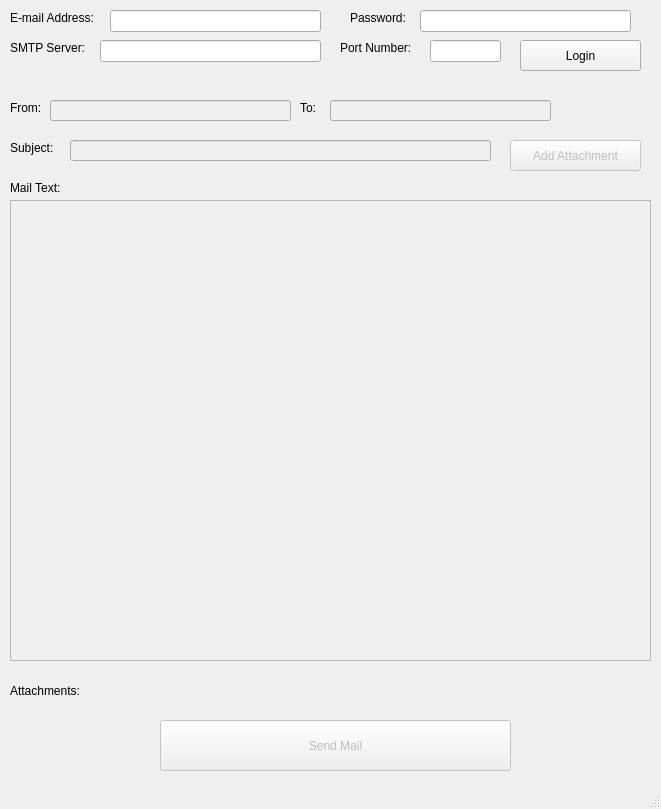
<?xml version="1.0" encoding="UTF-8"?>
<ui version="4.0">
 <class>MainWindow</class>
 <widget class="QMainWindow" name="MainWindow">
  <property name="geometry">
   <rect>
    <x>0</x>
    <y>0</y>
    <width>661</width>
    <height>809</height>
   </rect>
  </property>
  <property name="windowTitle">
   <string>MainWindow</string>
  </property>
  <widget class="QWidget" name="centralwidget">
   <widget class="QLabel" name="lMail">
    <property name="geometry">
     <rect>
      <x>10</x>
      <y>10</y>
      <width>91</width>
      <height>16</height>
     </rect>
    </property>
    <property name="text">
     <string>E-mail Address:</string>
    </property>
   </widget>
   <widget class="QLineEdit" name="leMail">
    <property name="geometry">
     <rect>
      <x>110</x>
      <y>10</y>
      <width>211</width>
      <height>22</height>
     </rect>
    </property>
   </widget>
   <widget class="QLabel" name="lPassowrd">
    <property name="geometry">
     <rect>
      <x>350</x>
      <y>10</y>
      <width>91</width>
      <height>16</height>
     </rect>
    </property>
    <property name="text">
     <string>Password:</string>
    </property>
   </widget>
   <widget class="QLineEdit" name="lePassword">
    <property name="geometry">
     <rect>
      <x>420</x>
      <y>10</y>
      <width>211</width>
      <height>22</height>
     </rect>
    </property>
    <property name="echoMode">
     <enum>QLineEdit::Password</enum>
    </property>
   </widget>
   <widget class="QLabel" name="lSMTP">
    <property name="geometry">
     <rect>
      <x>10</x>
      <y>40</y>
      <width>91</width>
      <height>16</height>
     </rect>
    </property>
    <property name="text">
     <string>SMTP Server:</string>
    </property>
   </widget>
   <widget class="QLineEdit" name="leSMTP">
    <property name="geometry">
     <rect>
      <x>100</x>
      <y>40</y>
      <width>221</width>
      <height>22</height>
     </rect>
    </property>
   </widget>
   <widget class="QLabel" name="lPort">
    <property name="geometry">
     <rect>
      <x>340</x>
      <y>40</y>
      <width>91</width>
      <height>16</height>
     </rect>
    </property>
    <property name="text">
     <string>Port Number:</string>
    </property>
   </widget>
   <widget class="QLineEdit" name="lePort">
    <property name="geometry">
     <rect>
      <x>430</x>
      <y>40</y>
      <width>71</width>
      <height>22</height>
     </rect>
    </property>
   </widget>
   <widget class="QPushButton" name="btnLogin">
    <property name="geometry">
     <rect>
      <x>520</x>
      <y>40</y>
      <width>121</width>
      <height>31</height>
     </rect>
    </property>
    <property name="text">
     <string>Login</string>
    </property>
   </widget>
   <widget class="QLabel" name="lFrom">
    <property name="geometry">
     <rect>
      <x>10</x>
      <y>100</y>
      <width>41</width>
      <height>16</height>
     </rect>
    </property>
    <property name="text">
     <string>From:</string>
    </property>
   </widget>
   <widget class="QLineEdit" name="leFrom">
    <property name="enabled">
     <bool>false</bool>
    </property>
    <property name="geometry">
     <rect>
      <x>50</x>
      <y>100</y>
      <width>241</width>
      <height>21</height>
     </rect>
    </property>
   </widget>
   <widget class="QLabel" name="lSubject">
    <property name="geometry">
     <rect>
      <x>10</x>
      <y>140</y>
      <width>51</width>
      <height>16</height>
     </rect>
    </property>
    <property name="text">
     <string>Subject:</string>
    </property>
   </widget>
   <widget class="QLineEdit" name="leSubject">
    <property name="enabled">
     <bool>false</bool>
    </property>
    <property name="geometry">
     <rect>
      <x>70</x>
      <y>140</y>
      <width>421</width>
      <height>21</height>
     </rect>
    </property>
   </widget>
   <widget class="QPushButton" name="btnAdd">
    <property name="enabled">
     <bool>false</bool>
    </property>
    <property name="geometry">
     <rect>
      <x>510</x>
      <y>140</y>
      <width>131</width>
      <height>31</height>
     </rect>
    </property>
    <property name="text">
     <string>Add Attachment</string>
    </property>
   </widget>
   <widget class="QLabel" name="lText">
    <property name="geometry">
     <rect>
      <x>10</x>
      <y>180</y>
      <width>71</width>
      <height>16</height>
     </rect>
    </property>
    <property name="text">
     <string>Mail Text:</string>
    </property>
   </widget>
   <widget class="QTextEdit" name="teText">
    <property name="enabled">
     <bool>false</bool>
    </property>
    <property name="geometry">
     <rect>
      <x>10</x>
      <y>200</y>
      <width>641</width>
      <height>461</height>
     </rect>
    </property>
   </widget>
   <widget class="QLabel" name="lAttachments">
    <property name="enabled">
     <bool>true</bool>
    </property>
    <property name="geometry">
     <rect>
      <x>10</x>
      <y>670</y>
      <width>631</width>
      <height>41</height>
     </rect>
    </property>
    <property name="text">
     <string>Attachments:</string>
    </property>
    <property name="wordWrap">
     <bool>true</bool>
    </property>
   </widget>
   <widget class="QPushButton" name="btnSend">
    <property name="enabled">
     <bool>false</bool>
    </property>
    <property name="geometry">
     <rect>
      <x>160</x>
      <y>720</y>
      <width>351</width>
      <height>51</height>
     </rect>
    </property>
    <property name="text">
     <string>Send Mail</string>
    </property>
   </widget>
   <widget class="QLabel" name="lTo">
    <property name="geometry">
     <rect>
      <x>300</x>
      <y>100</y>
      <width>31</width>
      <height>16</height>
     </rect>
    </property>
    <property name="text">
     <string>To:</string>
    </property>
   </widget>
   <widget class="QLineEdit" name="leTo">
    <property name="enabled">
     <bool>false</bool>
    </property>
    <property name="geometry">
     <rect>
      <x>330</x>
      <y>100</y>
      <width>221</width>
      <height>21</height>
     </rect>
    </property>
   </widget>
  </widget>
  <widget class="QStatusBar" name="statusbar"/>
 </widget>
 <resources/>
 <connections/>
</ui>
